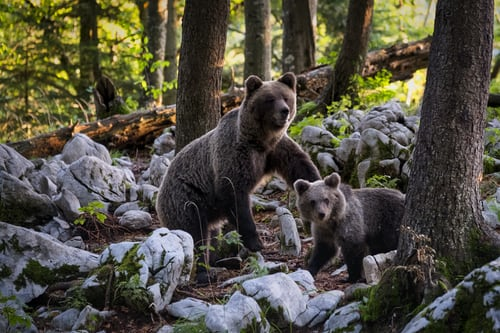
#> input picture Bear.jpg, 500 x 333 px
$ jupyter execute 'Swapping of images Task 4.2.ipynb'
#> lines starting #> are read from the running program, lines starting #| are printed output that depends on the picture
[cell 1]
import numpy as np, cv2
#return image data in array
bear = cv2.imread("Bear.jpg")
#> bear is the input picture: shape (333, 500, 3); mean B, G, R 65.5, 78.2, 81
desert= cv2.imread("desert.jpg")
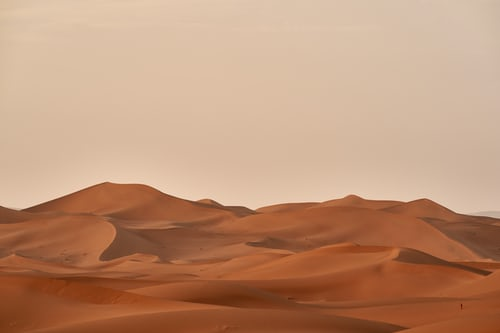
#> input picture desert.jpg, 500 x 333 px
#> desert is the input picture: shape (333, 500, 3); mean B, G, R 118, 146.6, 189.9

[cell 2]
cv2.imshow("Bear",bear)
cv2.waitKey()
cv2.destroyAllWindows()

[cell 3]
cv2.imshow("Desert",desert)
cv2.waitKey()
cv2.destroyAllWindows()

[cell 4]
bear.shape
#> Out = (333, 500, 3)

[cell 5]
desert.shape
#> Out = (333, 500, 3)

[cell 6]
#swapping
bear_crop = bear[50:270,150:420]
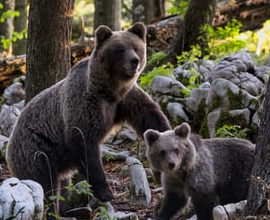
#> bear_crop: shape (220, 270, 3); mean B, G, R 65.1, 73.9, 78.5
desert[50:270,150:420] = bear_crop
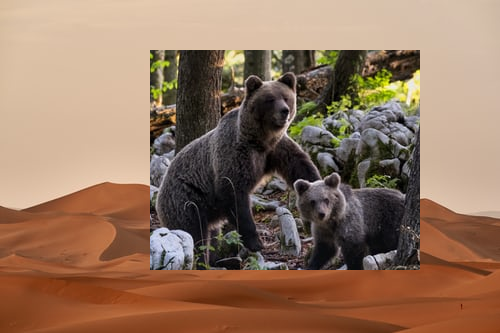
#> desert: shape (333, 500, 3); mean B, G, R 95, 116.8, 147.1
cv2.imshow("new",desert)
cv2.waitKey()
cv2.destroyAllWindows()

[cell 7]
bear = cv2.imread("Bear.jpg")
desert= cv2.imread("desert.jpg")

[cell 8]
#swapping
des_crop = desert[50:270,150:420]
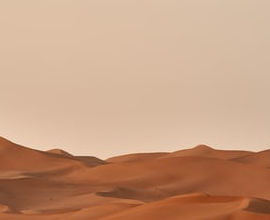
#> des_crop: shape (220, 270, 3); mean B, G, R 129.5, 157.6, 198.5
bear[50:270,150:420] = des_crop
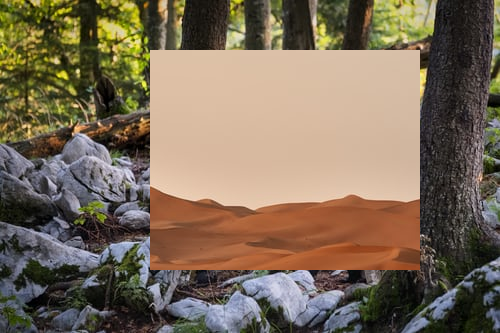
#> bear: shape (333, 500, 3); mean B, G, R 88.5, 108.1, 123.8
cv2.imshow("new",bear)
cv2.waitKey()
cv2.destroyAllWindows()
